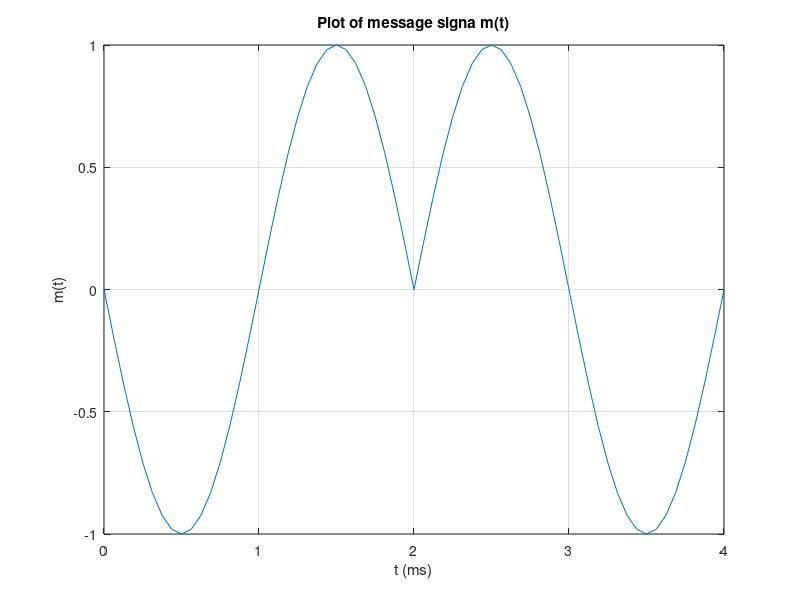
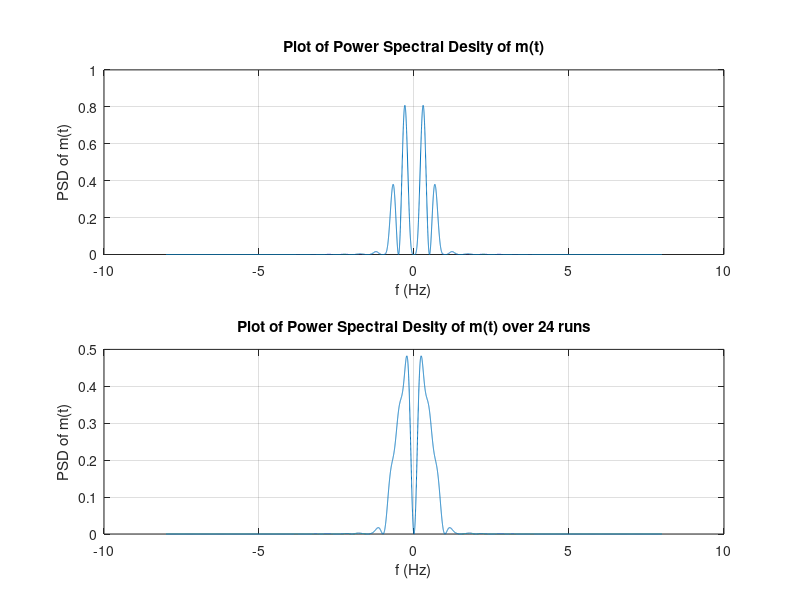
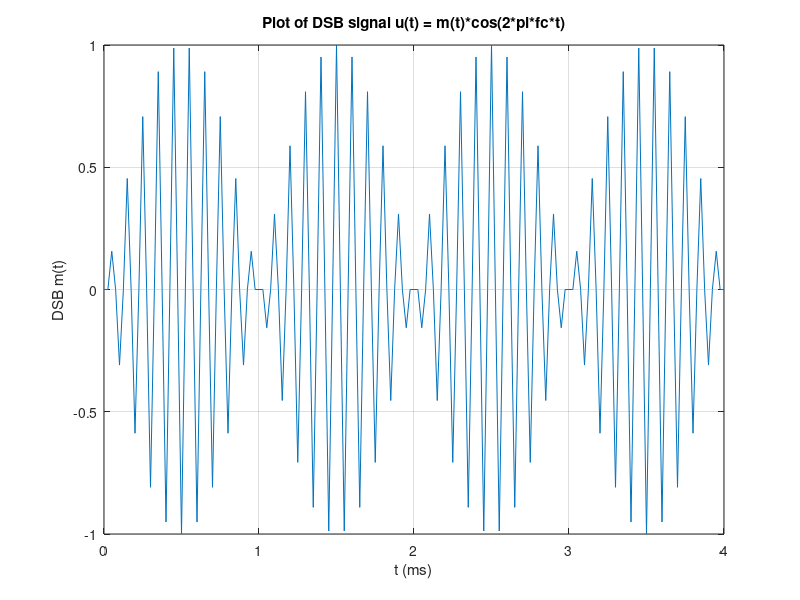
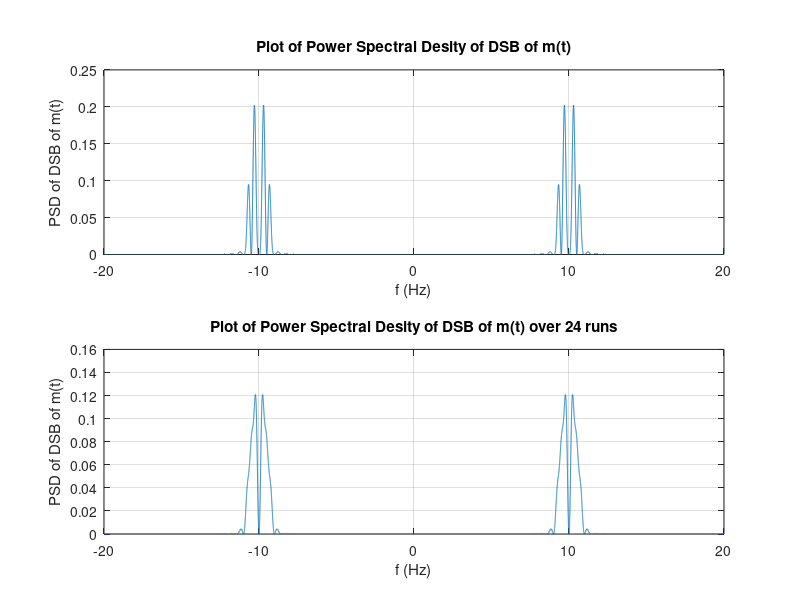

Here is the MATLAB script that generated these plots, in order:
function question()
    m=16; %sampling rate as multiple of symbol rate
    T=1 % Symbol time period
    ns=4
    symbols = [-1;1;1;-1]
    [msg,time_msg] = msg_signal(m, symbols)
    figure(1,"position",[0,0,2000,1000])
    plot(time_msg,msg);
    title('Plot of message signa m(t)')
    xlabel("t (ms)");
    ylabel('m(t)');
    grid on
    print( 'fig1.png', '-dpngcairo','-S1800,1000', '-color' )
    pause;

    [msg_f,freqs] = msg_fft(msg,m)
    figure(2,"position",[0,0,2000,1000])
    subplot(2,1,1)
    plot(freqs,(abs(msg_f).^2)/(ns*T));
    title('Plot of Power Spectral Desity of m(t)')
    xlabel("f (Hz)");
    ylabel('PSD of m(t)');
    grid on
    [msg_avg,msgf_avg] = psd_u(m,symbols,T)
    subplot(2,1,2)
    plot(msgf_avg,msg_avg);
    title('Plot of Power Spectral Desity of m(t) over 24 runs')
    xlabel("f (Hz)");
    ylabel('PSD of m(t)');
    grid on
    print( 'fig2.png', '-dpngcairo','-S1800,1000', '-color' )
    pause;

    
    [msg_dsb,msgt_dsb] = msg_dsb(T, m, symbols)
    figure(3,"position",[0,0,1800,1000])
    plot(msgt_dsb,msg_dsb);
    title('Plot of DSB signal u(t) = m(t)*cos(2*pi*fc*t)')
    xlabel("t (ms)");
    ylabel('DSB m(t)');
    grid on
    print( 'fig3.png', '-dpngcairo','-S1800,1000', '-color' )
    pause;

    fs = 4*(10/T)
    [msg_dsb_f,dsb_freqs] = msg_fft(msg_dsb,fs)
    figure(4,"position",[0,0,2000,1000])
    subplot(2,1,1)
    plot(dsb_freqs,(abs(msg_dsb_f).^2)/(ns*T));
    title('Plot of Power Spectral Desity of DSB of m(t)')
    xlabel("f (Hz)");
    ylabel('PSD of DSB of m(t)');
    grid on
    [msg_dsb_avg,msg_f_dsb_avg] = psd_dsb(fs,symbols,T)
    subplot(2,1,2)
    plot(msg_f_dsb_avg,msg_dsb_avg);
    title('Plot of Power Spectral Desity of DSB of m(t) over 24 runs')
    xlabel("f (Hz)");
    ylabel('PSD of DSB of m(t)');
    grid on
    print( 'fig4.png', '-dpngcairo','-S1800,1000', '-color' )
    pause;

    figure(5,"position",[0,0,1800,1000])
    [msg_am,msg_t_am] = msg_am(msg_dsb, msgt_dsb, T)
    plot(msg_t_am,msg_am);
    title('Plot of Amplitude Modulates Signal u(t) = (Ac+m(t))cos(2*pi*fc*t)')
    xlabel("t (ms)");
    ylabel('AM u(t)');
    grid on
    print( 'fig5.png', '-dpngcairo','-S1800,1000', '-color' )
    pause;

    figure(6,"position",[0,0,1800,1000])
    [msg_am_f,am_freqs] = msg_fft(msg_am,fs)
    plot(am_freqs,(abs(msg_am_f).^2)/(ns*T));
    title('Plot of PSD of Amplitude Modulated Signal')
    xlabel("f (Hz)");
    ylabel('PSD of AM u(t)');
    grid on
    print( 'fig6.png', '-dpngcairo','-S1800,1000', '-color' )
    pause;

end


function [u,time_u] = msg_signal(m,symbols)
    %discrete time representation of sine pulse
    time_p = 0:1/m:1; %sampling times over duration of pulse
    p = sin(pi*time_p); %samples of the pulse
    
    %symbols to be modulated
    % symbols = [-1;1;1;-1]
    %UPSAMPLE BY m
    nsymbols = length(symbols);%length of original symbol sequence
    nsymbols_upsampled = 1+(nsymbols-1)*m;%length of upsampled symbol sequence
    symbols_upsampled = zeros(nsymbols_upsampled,1);%
    symbols_upsampled(1:m:nsymbols_upsampled)=symbols;%insert symbols with spacing M
    %GENERATE MODULATED SIGNAL BY DISCRETE TIME CONVOLUTION
    u=conv(symbols_upsampled,p);
    %PLOT MODULATED SIGNAL
    time_u = 0:1/m:(length(u)-1)/m; %unit of time = symbol time T
end

function [signal_freqdomain_centered,freqs] = msg_fft(u,m)
    ts=1/m; %sampling interval
    time_interval = 0:ts:1; %sampling time instants
    %%time domain signal evaluated at sampling instants
    signal_timedomain = sin(pi*time_interval); %sinusoidal pulse in our example
    fs_desired = 1/1000; %desired frequency granularity
    Nmin = ceil(1/(fs_desired*ts)); %minimum length DFT for desired frequency granularity
    %for efficient computation, choose FFT size to be power of 2
    Nfft = 2^(nextpow2(Nmin)) %FFT size = the next power of 2 at least as big as Nmin
    %Alternatively, one could also use DFT size equal to the minimum length
    %Nfft=Nmin;
    %note: fft function in Matlab is just the DFT when Nfft is not a power of 2
    %freq domain signal computed using DFT
    %fft function of size Nfft automatically zeropads as needed
    signal_freqdomain = ts*fft(u,Nfft);
    %fftshift function shifts DC to center of spectrum
    signal_freqdomain_centered = fftshift(signal_freqdomain);
    fs=1/(Nfft*ts); %actual frequency resolution attained
    %set of frequencies for which Fourier transform has been computed using DFT
    freqs = ((1:Nfft)-1-Nfft/2)*fs;
    %plot the magnitude spectrum
end

function [u_dsb,tu_dsb] = msg_dsb(T, m, symbols)
    [new_u,new_ut] = msg_signal(4*(10/T),symbols);
    u_dsb = new_u.*transpose(cos(2*pi*(10/T)*new_ut));
    tu_dsb = new_ut;
end

function [u_am,ut_am] = msg_am(u, ut, T)
    Ac = 1;
    u_am = u + (Ac).*transpose(cos(2*pi*(10/T)*ut));
    ut_am = ut;
end

function [u_avg,uf_avg] = psd_u(m,symbols,T)
    perm_symbols = perms(symbols)
    [u,ut] = msg_signal(m,symbols)
    [u_f,u_ff] = msg_fft(u,m)
    u_avg = zeros(length(u_f),1)
    for i = 1:1:24
        [ui, uti] = msg_signal(m,perm_symbols(i,:))
        [uif,uiff] = msg_fft(ui,m)
        u_avg = u_avg + ((abs(uif).^2)/(4*T))
    endfor
    u_avg = u_avg/24
    uf_avg = u_ff
end

function [dsb_avg,dsbf_avg] = psd_dsb(m,symbols,T)
    perm_symbols = perms(symbols)
    [u,ut] = msg_signal(m,symbols)
    [u_dsb,tu_dsb] = msg_dsb(T, m, symbols)
    [u_dsb,uf_dsb] = msg_fft(u_dsb,m)
    dsb_avg = zeros(length(uf_dsb),1)
    for i = 1:1:24
        [ui_dsb,tui_dsb] = msg_dsb(T, m, perm_symbols(i,:))
        [uif,uiff] = msg_fft(ui_dsb,m)
        dsb_avg = dsb_avg + ((abs(uif).^2)/(4*T))
    endfor
    dsb_avg = dsb_avg/24
    dsbf_avg = uf_dsb
end

